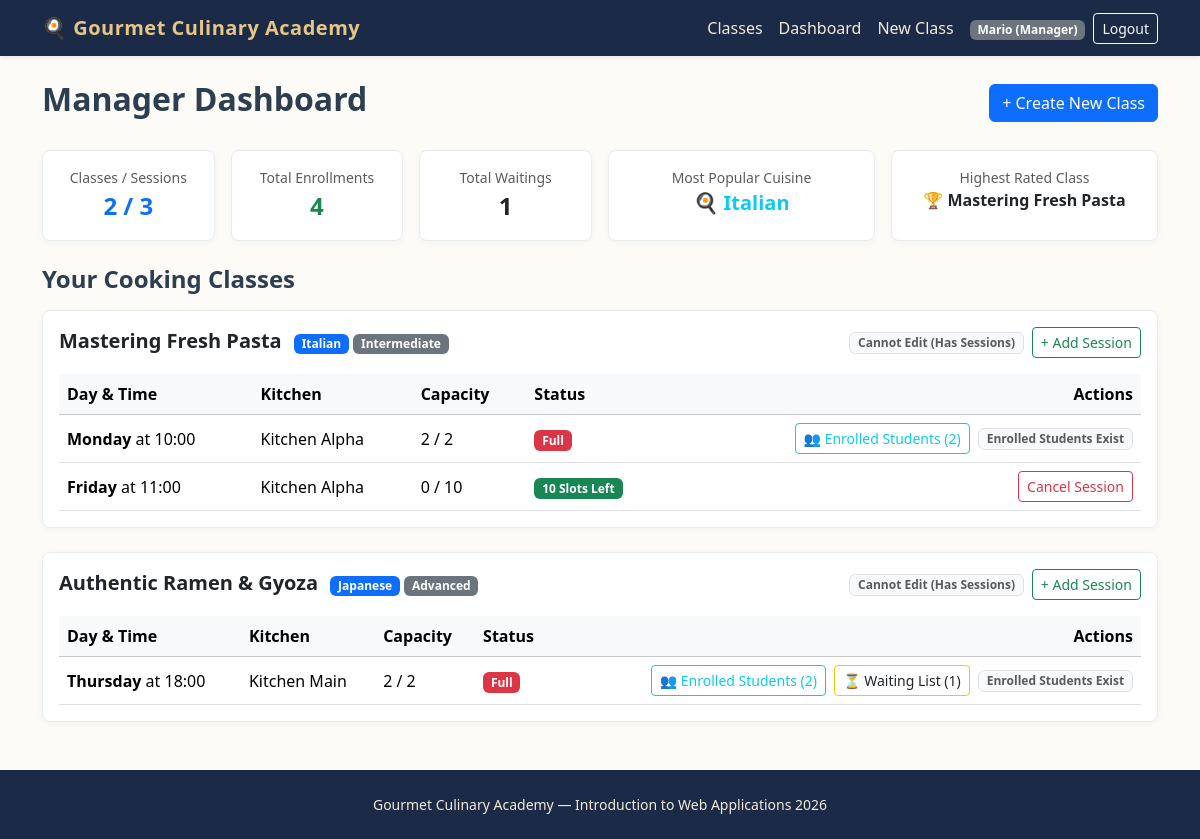
/manager/dashboard (signed in), run on the app's committed database.
### tables this page shows
CREATE TABLE users (
    id INTEGER PRIMARY KEY AUTOINCREMENT,
    email TEXT UNIQUE NOT NULL,
    first_name TEXT NOT NULL,
    last_name TEXT NOT NULL,
    password TEXT NOT NULL,
    role TEXT NOT NULL CHECK(role IN ('Manager', 'Student'))
);

CREATE TABLE cooking_classes (
    id INTEGER PRIMARY KEY AUTOINCREMENT,
    manager_id INTEGER NOT NULL,
    title TEXT NOT NULL UNIQUE,
    cuisine TEXT NOT NULL,
    difficulty TEXT NOT NULL CHECK(difficulty IN ('Beginner', 'Intermediate', 'Advanced')),
    duration INTEGER NOT NULL,
    dietary_category TEXT NOT NULL CHECK(dietary_category IN ('Standard', 'Vegetarian', 'Vegan', 'Gluten-free')),
    chef_name TEXT NOT NULL,
    ingredients TEXT NOT NULL, -- Virgülle ayrılmış en az 4 malzeme
    description TEXT NOT NULL,
    photo_1 TEXT NOT NULL,
    photo_2 TEXT NOT NULL,
    photo_3 TEXT NOT NULL,
    FOREIGN KEY (manager_id) REFERENCES users(id) ON DELETE CASCADE
);

CREATE TABLE class_sessions (
    id INTEGER PRIMARY KEY AUTOINCREMENT,
    class_id INTEGER NOT NULL,
    day_of_week TEXT NOT NULL CHECK(day_of_week IN ('Monday', 'Tuesday', 'Wednesday', 'Thursday', 'Friday', 'Saturday', 'Sunday')),
    start_time TEXT NOT NULL, -- HH:MM formatında
    kitchen_name TEXT NOT NULL,
    max_capacity INTEGER NOT NULL DEFAULT 10,
    FOREIGN KEY (class_id) REFERENCES cooking_classes(id) ON DELETE CASCADE
);

### routes/manager_routes.py (the view, shortened to what this page needs)
@manager_bp.route("/dashboard")
def dashboard():
    classes = get_manager_classes(current_user.id) or []
    raw_stats = get_manager_statistics(current_user.id) or {}
    stats = {}
    if isinstance(raw_stats, dict):
        stats = dict(raw_stats)
    else:
        try:
            stats = dict(raw_stats)
        except Exception:
            stats = {}
    total_sessions = 0
    total_enrollments = 0
    total_waiting = 0
    cuisine_counter = Counter()
    best_class_title = None
    highest_rating = -1.0
    for item in classes:
        item_dict = dict(item) if not isinstance(item, dict) else item
        cls_obj = item_dict.get("class")
        if cls_obj:
            cls_dict = dict(cls_obj) if not isinstance(cls_obj, dict) else cls_obj
        else:
            cls_dict = item_dict
        cuisine = cls_dict.get("cuisine")
        title = cls_dict.get("title")
        try:
            rating = float(cls_dict.get("avg_rating") or 0.0)
        except (ValueError, TypeError):
            rating = 0.0
        sessions = item_dict.get("sessions", [])
        total_sessions += len(sessions)
        class_enrollments = 0
        for s in sessions:
            s_dict = dict(s) if not isinstance(s, dict) else s
            enrolled = s_dict.get("enrolled_count", 0) or 0
            waiting = s_dict.get("waiting_students", []) or []
            total_enrollments += enrolled
            total_waiting += len(waiting) if isinstance(waiting, (list, tuple)) else 0
            class_enrollments += enrolled
        if cuisine and class_enrollments > 0:
            cuisine_counter[cuisine] += class_enrollments
        elif cuisine:
            cuisine_counter.setdefault(cuisine, 0)
        if rating > highest_rating:
            highest_rating = rating
            best_class_title = title
        elif best_class_title is None and title:
            best_class_title = title
    stats["total_classes"] = len(classes)
    stats["total_sessions"] = total_sessions
    stats["total_enrollments"] = total_enrollments
    stats["total_waiting"] = total_waiting
    most_common = cuisine_counter.most_common(1)
    if most_common:
        stats["popular_cuisine"] = most_common[0][0]
    else:
        stats["popular_cuisine"] = "N/A"
    return render_template("manager/dashboard.html", classes=classes, stats=stats)

### app.py (called while the page is built)
@app.after_request
def add_header(response):
    response.headers["Cache-Control"] = (
        "no-store, no-cache, must-revalidate, post-check=0, pre-check=0, max-age=0"
    )
    response.headers["Pragma"] = "no-cache"
    response.headers["Expires"] = "-1"
    return response

@login_manager.user_loader
def load_user(user_id):
    row = get_user_by_id(user_id)
    if row:
        return User(
            user_id=row["id"],
            email=row["email"],
            first_name=row["first_name"],
            last_name=row["last_name"],
            role=row["role"]
        )
    return None

### dao/user_dao.py (called while the page is built)
def get_user_by_id(user_id):
    conn = get_db()
    cursor = conn.cursor()
    cursor.execute("SELECT * FROM users WHERE id = ?", (user_id,))
    user = cursor.fetchone()
    close_db(conn)
    return user

### database/database.py (called while the page is built)
def get_db():
    conn = sqlite3.connect(DATABASE, timeout=10.0)
    conn.row_factory = sqlite3.Row
    conn.execute("PRAGMA foreign_keys = ON")
    return conn

### routes/manager_routes.py (called while the page is built)
@manager_bp.before_request
@login_required
def check_manager_role():
    if current_user.role != "Manager":
        flash("Access denied. Manager privileges required.", "danger")
        return redirect(url_for("home.index"))

### templates/manager/dashboard.html (shortened to what this page needs)
{% extends "base.html" %}
{% block content %}
<header class="d-flex justify-content-between align-items-center mb-4">
    <h1 class="h2 fw-bold">Manager Dashboard</h1>
    <a href="{{ url_for('manager.create_class') }}" class="btn btn-primary">+ Create New Class</a>
</header>
<section class="row g-3 mb-4">
    <article class="col-md-4 col-lg-2">
        <div class="card card-culinary p-3 text-center h-100">
            <span class="text-muted small">Classes / Sessions</span>
            <span class="fs-4 fw-bold text-primary">{{ stats.total_classes }} / {{ stats.total_sessions }}</span>
        </div>
    </article>
    <article class="col-md-4 col-lg-2">
        <div class="card card-culinary p-3 text-center h-100">
            <span class="text-muted small">Total Enrollments</span>
            <span class="fs-4 fw-bold text-success">{{ stats.total_enrollments }}</span>
        </div>
    </article>
    <article class="col-md-4 col-lg-2">
        <div class="card card-culinary p-3 text-center h-100">
            <span class="text-muted small">Total Waitings</span>
            <span class="fs-4 fw-bold text-warning text-dark">{{ stats.total_waiting }}</span>
        </div>
    </article>
    <article class="col-md-6 col-lg-3">
        <div class="card card-culinary p-3 text-center h-100">
            <span class="text-muted small">Most Popular Cuisine</span>
            <span class="fs-5 fw-bold text-info text-truncate" title="{{ stats.popular_cuisine }}">
                🍳 {{ stats.popular_cuisine }}
            </span>
        </div>
    </article>
    <article class="col-md-6 col-lg-3">
        <div class="card card-culinary p-3 text-center h-100">
            <span class="text-muted small">Highest Rated Class</span>
            <span class="fs-6 fw-bold text-dark text-truncate" title="{{ stats.top_rated_class }}">
                🏆 {{ stats.top_rated_class }}
            </span>
        </div>
    </article>
</section>
<section>
    <h2 class="h4 fw-bold mb-3">Your Cooking Classes</h2>
    {% if classes %}
        {% for item in classes %}
            <article class="card card-culinary mb-4 p-3">
                <div class="d-flex justify-content-between align-items-center mb-3 flex-wrap gap-2">
                    <div>
                        <h3 class="h5 fw-bold mb-1 d-inline-block me-2">{{ item.class.title }}</h3>
                        <span class="badge bg-primary">{{ item.class.cuisine }}</span>
                        <span class="badge bg-secondary">{{ item.class.difficulty }}</span>
                    </div>
                    <div class="d-flex gap-2">
                        {% if item.can_edit %}
                            <a href="{{ url_for('manager.edit_class', class_id=item.class.id) }}" class="btn btn-sm btn-outline-primary">Edit Class</a>
                        {% else %}
                            <span class="badge bg-light text-muted border align-self-center">Cannot Edit (Has Sessions)</span>
                        {% endif %}
                        <a href="{{ url_for('manager.create_session', class_id=item.class.id) }}" class="btn btn-sm btn-outline-success">+ Add Session</a>
                    </div>
                </div>
                <div class="table-responsive">
                    <table class="table table-hover align-middle mb-0">
                        <thead class="table-light">
                            <tr>
                                <th>Day & Time</th>
                                <th>Kitchen</th>
                                <th>Capacity</th>
                                <th>Status</th>
                                <th class="text-end">Actions</th>
                            </tr>
                        </thead>
                        <tbody>
                            {% for s in item.sessions %}
                                <tr>
                                    <td><strong>{{ s.day_of_week }}</strong> at {{ s.start_time[:5] if s.start_time else s.start_time }}</td>
                                    <td>{{ s.kitchen_name }}</td>
                                    <td>{{ s.enrolled_count }} / {{ s.max_capacity }}</td>
                                    <td>
                                        {% if s.enrolled_count == s.max_capacity %}
                                            <span class="badge bg-danger">Full</span>
                                        {% else %}
                                            <span class="badge bg-success">{{ s.available_slots }} Slots Left</span>
                                        {% endif %}
                                    </td>
                                    <td class="text-end">
                                        {% if s.enrolled_count > 0 %}
                                            <button type="button" class="btn btn-sm btn-outline-info me-1" data-bs-toggle="modal" data-bs-target="#studentsModal{{ s.id }}">
                                                👥 Enrolled Students ({{ s.enrolled_count }})
                                            </button>
                                        {% endif %}
                                        {% if s.waiting_students and s.waiting_students|length > 0 %}
                                            <button type="button" class="btn btn-sm btn-outline-warning text-dark me-1" data-bs-toggle="modal" data-bs-target="#studentsModal{{ s.id }}">
                                                ⏳ Waiting List ({{ s.waiting_students|length }})
                                            </button>
                                        {% endif %}
                                        {% if s.enrolled_count == 0 %}
                                            <form action="{{ url_for('manager.cancel_session', session_id=s.id) }}" method="POST" class="d-inline">
                                                <button type="submit" class="btn btn-sm btn-outline-danger" onclick="return confirm('Are you sure you want to cancel this session?')">Cancel Session</button>
                                            </form>
                                        {% else %}
                                            <span class="badge bg-light text-muted border">Enrolled Students Exist</span>
                                        {% endif %}
                                    </td>
                                </tr>
                            {% else %}
                                <tr>
                                    <td colspan="5" class="text-muted text-center py-2">No active sessions for this class yet.</td>
                                </tr>
                            {% endfor %}
                        </tbody>
                    </table>
                </div>
            </article>
        {% endfor %}
    {% endif %}
</section>
{% endblock %}

### templates/base.html (shortened to what this page needs)
<!DOCTYPE html>
<html lang="en">
<head>
    <link href="https://cdn.jsdelivr.net/npm/bootstrap@5.3.3/dist/css/bootstrap.min.css" rel="stylesheet">
    <link rel="stylesheet" href="{{ url_for('static', filename='css/style.css') }}">
</head>
<body>
    <header>
        <nav class="navbar navbar-expand-lg navbar-dark bg-culinary shadow-sm">
            <div class="container">
                <a class="navbar-brand" href="{{ url_for('home.index') }}">🍳 Gourmet Culinary Academy</a>
                <section class="collapse navbar-collapse" id="mainNav">
                    <ul class="navbar-nav ms-auto align-items-center">
                        <li class="nav-item">
                            <a class="nav-link" href="{{ url_for('home.index') }}">Classes</a>
                        </li>
                        {% if current_user.is_authenticated %}
                            {% if current_user.role == 'Manager' %}
                                <li class="nav-item">
                                    <a class="nav-link" href="{{ url_for('manager.dashboard') }}">Dashboard</a>
                                </li>
                                <li class="nav-item">
                                    <a class="nav-link" href="{{ url_for('manager.create_class') }}">New Class</a>
                                </li>
                            {% else %}
                                <li class="nav-item">
                                    <a class="nav-link" href="{{ url_for('student.profile') }}">My Profile</a>
                                </li>
                            {% endif %}
                            <li class="nav-item ms-lg-2">
                                <span class="badge bg-secondary">{{ current_user.first_name }} ({{ current_user.role }})</span>
                            </li>
                            <li class="nav-item ms-lg-2">
                                <a class="btn btn-sm btn-outline-light" href="{{ url_for('auth.logout') }}">Logout</a>
                            </li>
                        {% endif %}
                    </ul>
                </section>
            </div>
        </nav>
    </header>
    <main class="container py-4">
        {% block content %}{% endblock %}
    </main>
    <footer class="site-footer text-center py-4 mt-auto">
        <div class="container">
            <p class="mb-0 small">Gourmet Culinary Academy — Introduction to Web Applications 2026</p>
        </div>
    </footer>
</body>
</html>

### static/css/style.css (style rules this page uses)
body { background-color: #fdfbf7; color: #2c3e50; font-family: "Segoe UI", Tahoma, Geneva, Verdana, sans-serif; min-height: 100vh; display: flex; flex-direction: column; }
main { flex: 1; }
.bg-culinary { background-color: #1b2a47; }
.navbar-dark .navbar-brand { color: #e6c687; font-weight: 700; letter-spacing: 0.5px; }
.navbar-dark .nav-link { color: #f4ebd9; }
.card-culinary { border: 1px solid #e9ecef; border-radius: 8px; transition: transform 0.15s ease, box-shadow 0.15s ease; box-shadow: 0 2px 6px rgba(0,0,0,0.04); }
.site-footer { background-color: #1b2a47; color: #f4ebd9; }

### data on the page
users: first_name "Mario", role "Manager"
cooking_classes: popular_cuisine "Italian", top_rated_class "Mastering Fresh Pasta", class "Mastering Fresh Pasta", class.cuisine "Italian", class.difficulty "Intermediate"
class_sessions: day_of_week "Monday", start_time "10:00", kitchen_name "Kitchen Alpha", enrolled_count "2", max_capacity "2", shows "Full", shows "Enrolled Students Exist"
class_sessions: day_of_week "Friday", start_time "11:00", kitchen_name "Kitchen Alpha", enrolled_count "0", max_capacity "10", available_slots "10"
cooking_classes: class "Authentic Ramen & Gyoza", class.cuisine "Japanese", class.difficulty "Advanced"
class_sessions: day_of_week "Thursday", start_time "18:00", kitchen_name "Kitchen Main", enrolled_count "2", max_capacity "2", shows "Full", waiting_students|length "1", shows "Enrolled Students Exist"

### other printed values
{{ stats.total_classes }} "2"
{{ stats.total_sessions }} "3"
{{ stats.total_enrollments }} "4"
{{ stats.total_waiting }} "1"
